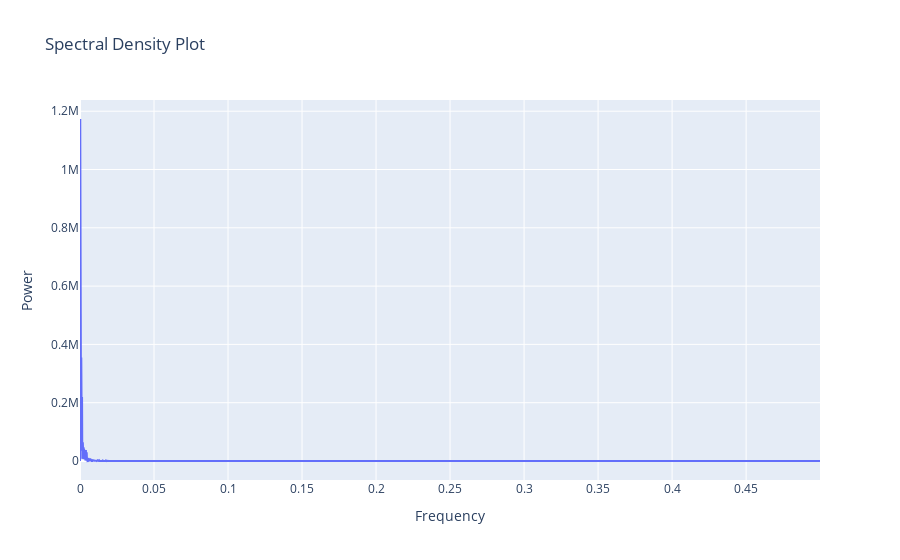

Notebook cell for this chart:
### Code cell
import plotly.graph_objs as go
import pandas as pd
from scipy.signal import periodogram

# Calculate the periodogram
f, Pxx = periodogram(df['Price'])

# Create the interactive spectral density plot
fig = go.Figure()
fig.add_trace(go.Scatter(x=f, y=Pxx))
fig.update_layout(title='Spectral Density Plot', xaxis_title='Frequency', yaxis_title='Power')
fig.show()

### Figure 1 — Plotly figure (JSON) as saved in the notebook; plotly's stock layout.template omitted (floating-point values rounded to 4 significant figures; data arrays with more than 128 entries replaced by an {"elided": "..."} marker saying what was removed)
{"data": [{"type": "scatter", "x": {"elided": "2876 float values"}, "y": {"elided": "2876 float values"}}], "layout": {"title": {"text": "Spectral Density Plot"}, "xaxis": {"title": {"text": "Frequency"}}, "yaxis": {"title": {"text": "Power"}}}}
